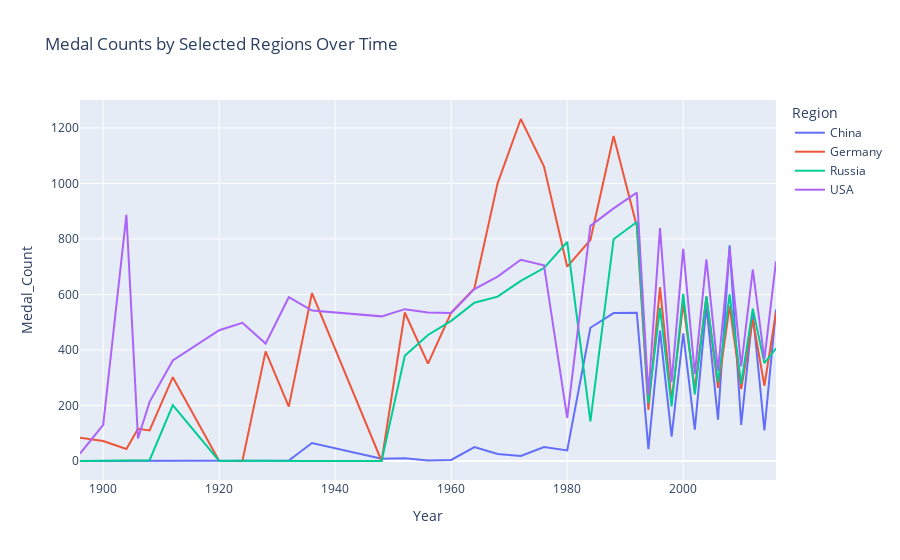

Notebook code for this chart:
### Code cell
import plotly.express as px

# Reset the index to use 'Year' as a column for Plotly
medals_by_region_pivot_reset = medals_by_region_pivot.reset_index()

# Melt the DataFrame to long format for Plotly
medals_long = pd.melt(medals_by_region_pivot_reset, id_vars=['Year'], value_vars=medals_by_region_pivot.columns, var_name='Region', value_name='Medal_Count')

# Create the interactive line plot
fig = px.line(medals_long, x='Year', y='Medal_Count', color='Region', title='Medal Counts by Selected Regions Over Time')

# Show the plot
fig.show()

### Figure 1 — Plotly figure (JSON) as saved in the notebook; plotly's stock layout.template omitted (floating-point values rounded to 4 significant figures)
{"data": [{"hovertemplate": "Region=China<br>Year=%{x}<br>Medal_Count=%{y}<extra></extra>", "legendgroup": "China", "line": {"color": "#636efa", "dash": "solid"}, "marker": {"symbol": "circle"}, "mode": "lines", "name": "China", "orientation": "v", "showlegend": true, "type": "scatter", "x": [1896, 1900, 1904, 1906, 1908, 1912, 1920, 1924, 1928, 1932, 1936, 1948, 1952, 1956, 1960, 1964, 1968, 1972, 1976, 1980, 1984, 1988, 1992, 1994, 1996, 1998, 2000, 2002, 2004, 2006, 2008, 2010, 2012, 2014, 2016], "xaxis": "x", "y": [0, 0, 0, 0, 0, 0, 0, 0, 0, 2, 65, 8, 10, 2, 4, 50, 25, 18, 50, 38, 480, 533, 534, 43, 470, 88, 460, 113, 560, 149, 777, 130, 534, 110, 546], "yaxis": "y"}, {"hovertemplate": "Region=Germany<br>Year=%{x}<br>Medal_Count=%{y}<extra></extra>", "legendgroup": "Germany", "line": {"color": "#EF553B", "dash": "solid"}, "marker": {"symbol": "circle"}, "mode": "lines", "name": "Germany", "orientation": "v", "showlegend": true, "type": "scatter", "x": [1896, 1900, 1904, 1906, 1908, 1912, 1920, 1924, 1928, 1932, 1936, 1948, 1952, 1956, 1960, 1964, 1968, 1972, 1976, 1980, 1984, 1988, 1992, 1994, 1996, 1998, 2000, 2002, 2004, 2006, 2008, 2010, 2012, 2014, 2016], "xaxis": "x", "y": [84, 72, 43, 116, 110, 302, 0, 0, 395, 196, 605, 0, 535, 351, 535, 622, 1000, 1232, 1061, 700, 796, 1171, 846, 184, 626, 217, 567, 259, 592, 263, 558, 259, 510, 271, 536], "yaxis": "y"}, {"hovertemplate": "Region=Russia<br>Year=%{x}<br>Medal_Count=%{y}<extra></extra>", "legendgroup": "Russia", "line": {"color": "#00cc96", "dash": "solid"}, "marker": {"symbol": "circle"}, "mode": "lines", "name": "Russia", "orientation": "v", "showlegend": true, "type": "scatter", "x": [1896, 1900, 1904, 1906, 1908, 1912, 1920, 1924, 1928, 1932, 1936, 1948, 1952, 1956, 1960, 1964, 1968, 1972, 1976, 1980, 1984, 1988, 1992, 1994, 1996, 1998, 2000, 2002, 2004, 2006, 2008, 2010, 2012, 2014, 2016], "xaxis": "x", "y": [0, 1, 0, 0, 3, 201, 0, 1, 0, 0, 0, 0, 379, 454, 505, 570, 592, 649, 695, 789, 143, 799, 861, 208, 552, 197, 602, 240, 593, 283, 600, 279, 549, 353, 406], "yaxis": "y"}, {"hovertemplate": "Region=USA<br>Year=%{x}<br>Medal_Count=%{y}<extra></extra>", "legendgroup": "USA", "line": {"color": "#ab63fa", "dash": "solid"}, "marker": {"symbol": "circle"}, "mode": "lines", "name": "USA", "orientation": "v", "showlegend": true, "type": "scatter", "x": [1896, 1900, 1904, 1906, 1908, 1912, 1920, 1924, 1928, 1932, 1936, 1948, 1952, 1956, 1960, 1964, 1968, 1972, 1976, 1980, 1984, 1988, 1992, 1994, 1996, 1998, 2000, 2002, 2004, 2006, 2008, 2010, 2012, 2014, 2016], "xaxis": "x", "y": [27, 130, 887, 81, 213, 362, 471, 498, 423, 590, 542, 521, 547, 535, 533, 619, 664, 725, 705, 155, 847, 910, 967, 237, 839, 284, 764, 313, 726, 325, 763, 341, 689, 367, 719], "yaxis": "y"}], "layout": {"legend": {"title": {"text": "Region"}, "tracegroupgap": 0}, "title": {"text": "Medal Counts by Selected Regions Over Time"}, "xaxis": {"anchor": "y", "domain": [0, 1], "title": {"text": "Year"}}, "yaxis": {"anchor": "x", "domain": [0, 1], "title": {"text": "Medal_Count"}}}}
